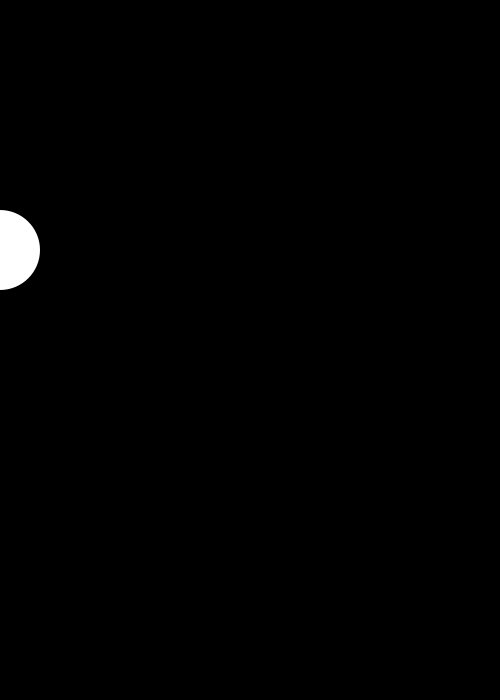
Frame 1 (no input)
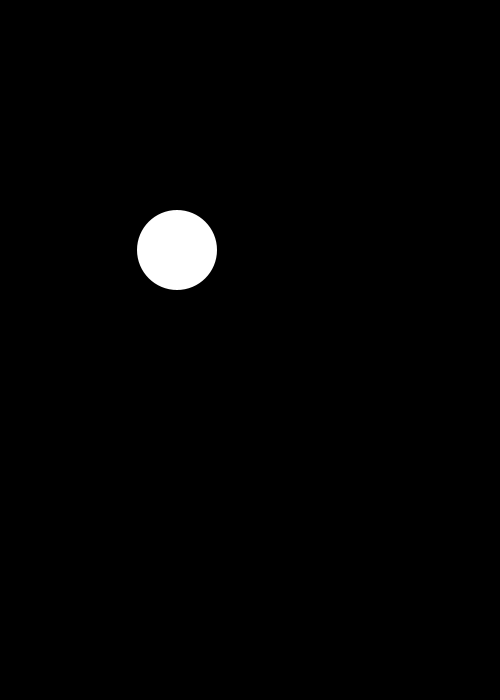
Frame 60 (the mouse pressed at the canvas centre just before this capture)
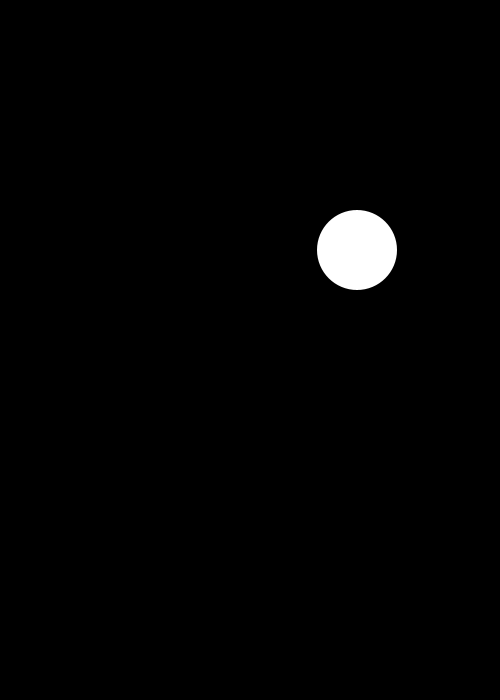
Frame 120 (the mouse held since frame 60 and released just before this capture)

The Processing sketch that drew these frames (run headless with seeded random() and noise(); from frame 60 on, the mouse is pressed at the canvas centre):

// Processing sketch: processing_47560
// ── processing_47560.pde

float centerX = 0;
float centerY = 250;
  
int dir = 1;
 
   
void setup() {
  size (500, 700); //the size of perimeter
  smooth(); //turns on anit-alliasing, which smooths out some rough edges
}
   
void draw () {
  background (0);
     
  ellipseMode(CENTER);
     
  //Body
  //stroke(0); //black
  noStroke();
  fill(255); //mango
  //ellipse(160, 130, 80, 80);
  ellipse(centerX, centerY, 80, 80);
     
 centerX = centerX+3*dir;
    
  if(centerX>500||centerX<0){
    dir=dir*-1;
  }
   
}
